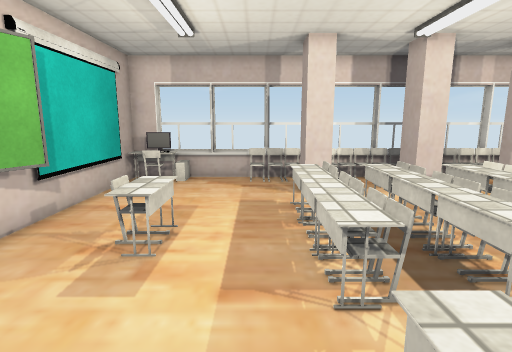
View 1 (above)

16 first-person views from a walk through a scene from a Unity 3-D project. The camera is 1.3 m above the floor, tilts 10° down and sees 80° across. The floor is counted in squares, 0.5 m on a side. Each view is taken from the middle of a square. On the plan, view 1 faces up. The plan holds only what a view shows up to about 20 squares ahead; the rest is blank. The player is left out. Door leaves are left out, so doorways stand open. Some surface patterns are stand-ins.

View 2
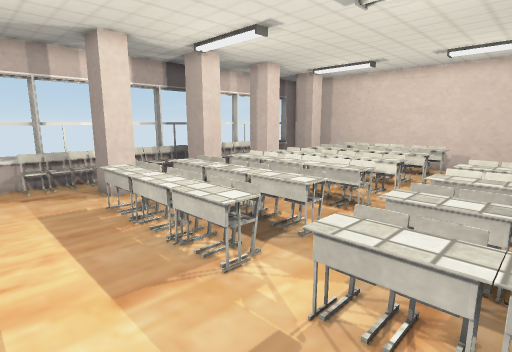

View 3
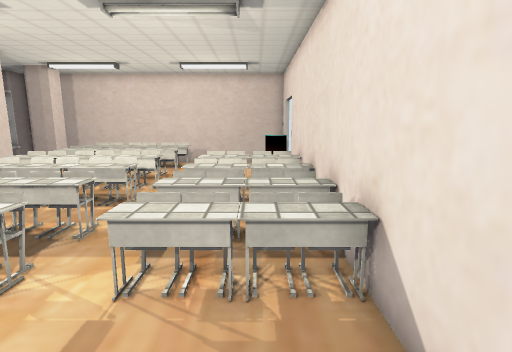

View 4
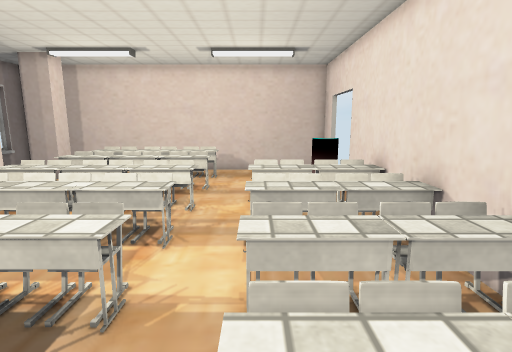

View 5
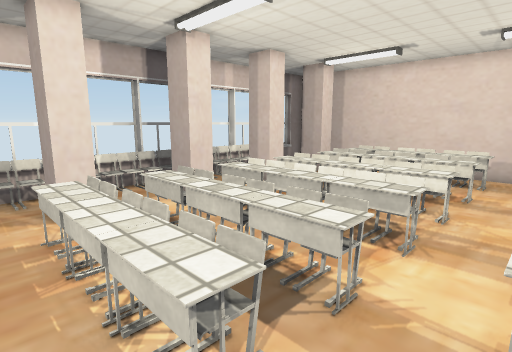

View 6
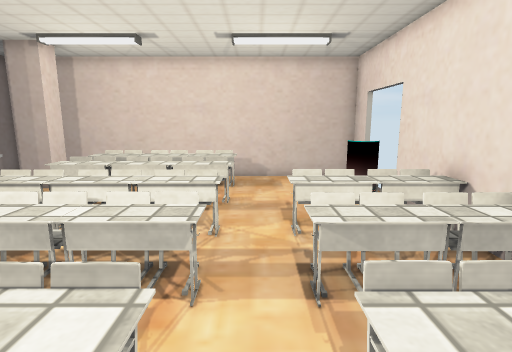

View 7
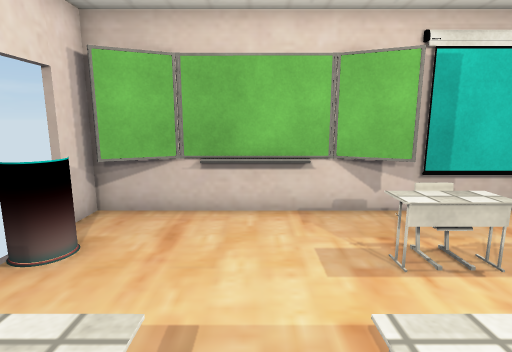

View 8
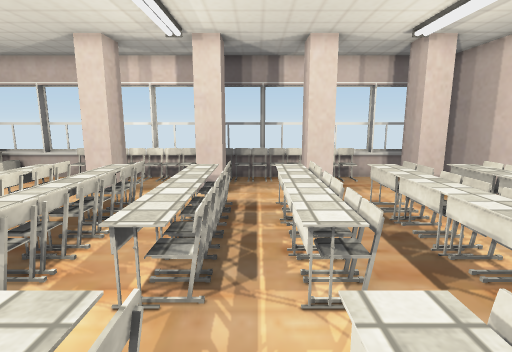

View 9
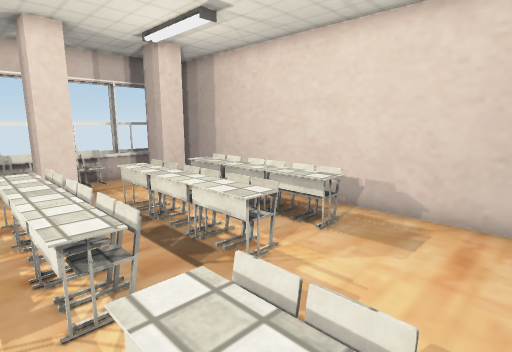

View 10
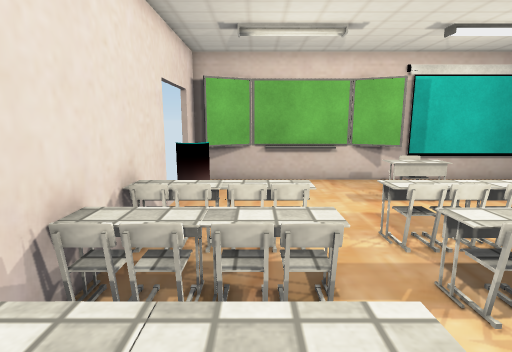

View 11
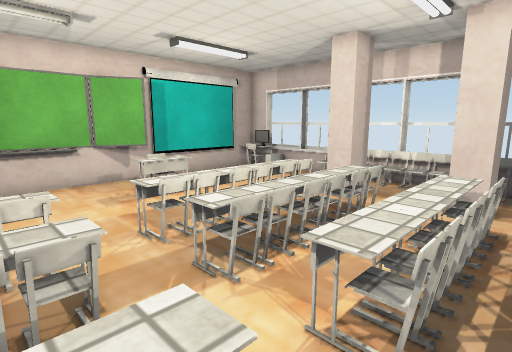

View 12
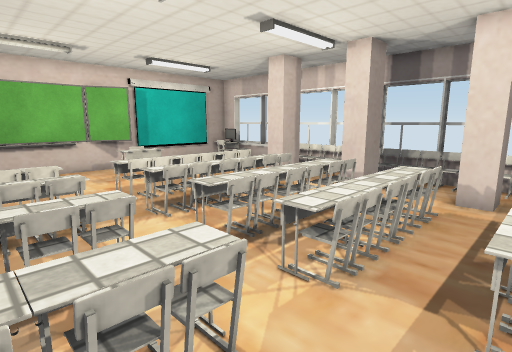

View 13
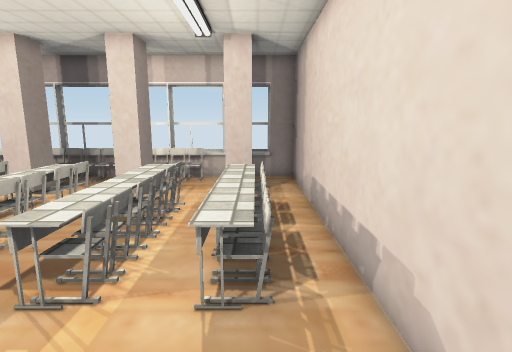

View 14
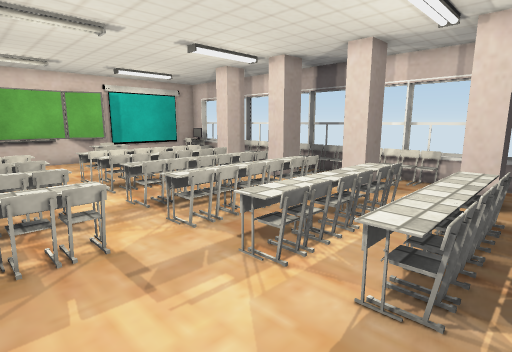

View 15
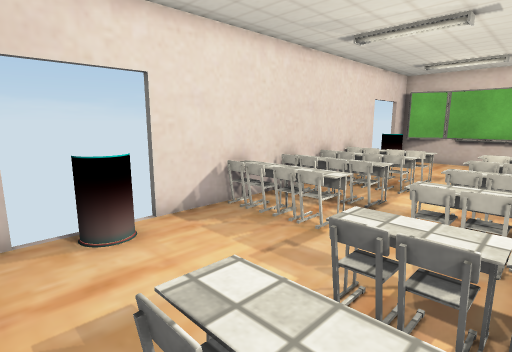

View 16
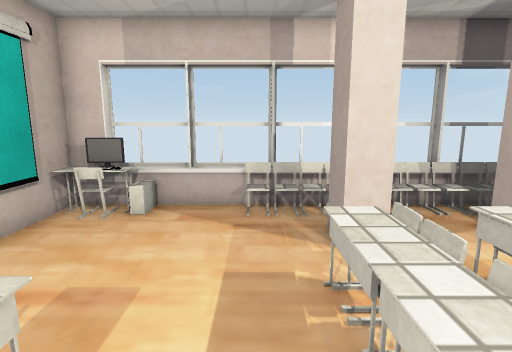

### Floor plan
Points are (right, up) in squares from view 1. A wall is a line through its corners. A room is listed if a view was taken in it or the views show most of it. See-through windows are left out.
Room 1 (views 1, 2, 3, 4, 5, 6, 7, 8, 9, 10, 11, 12, 13, 14, 15, 16)
walls: (6.8, 12.4) (6.8, 11) (5.8, 11) (5.8, 12.4); (2.8, 12.4) (2.8, 11) (1.8, 11) (1.8, 12.4); (10.8, 12.4) (10.8, 11) (9.9, 11) (9.9, 12.4); (3.2, 14.5) (1.8, 14.5); (7.3, 14.5) (5.6, 14.5); (3, 14.9) (-4.6, 14.9); (0.6, 14.5) (-3.2, 14.5); (9.9, 14.5) (8.9, 14.5); (-1.2, -1.7) (12.3, -1.7); (-5.8, 8.5) (-5.8, -1.7) (-4.4, -1.7); (14.9, 12.4) (14.9, 11) (13.9, 11) (13.9, 12.4); (-3.7, 14.5) (-5.8, 14.5) (-5.8, 12.5); (13.5, 14.9) (3.2, 14.9); (15.3, -1.7) (16.8, -1.7) (16.8, 14.5) (12.3, 14.5); (15.6, 14.9) (13.6, 14.9)
low walls: (4.8, 14.5) (4.3, 14.5)
ways out: open door at (13.5, -2); gap at (-2.5, -2)
objects: other object (-5, -1) to (-5, 0); other object (-5, 6) to (-5, 7); table (-5, 12); chair (-5, 13); chair (-3, 6) to (-3, 7); table (-2, 6) to (-2, 7); chair (0, 14); table (1, -1) to (1, 0); table (1, 1) to (1, 2); table (1, 4) to (1, 5); table (1, 6) to (1, 7); table (1, 8) to (2, 10); chair (1, 14); chair (2, -1); chair (2, 0); chair (2, 1); chair (2, 2); chair (2, 4); chair (2, 5); chair (2, 6); chair (2, 7); chair (2, 8); chair (2, 9); chair (2, 14); table (3, -1) to (3, 0); table (3, 1) to (3, 2); table (3, 4) to (3, 5); table (3, 6) to (3, 7); table (3, 8) to (4, 10); chair (4, -1) to (5, -1); chair (4, 0); chair (4, 1) to (5, 1); chair (4, 2); chair (4, 4); chair (4, 5); chair (4, 6); chair (4, 7); chair (4, 8); chair (4, 9); chair (4, 14); chair (5, 14); table (6, -1) to (6, 0); table (6, 1) to (6, 2); table (6, 4) to (6, 5); table (6, 6) to (6, 7); table (6, 8) to (7, 10); chair (7, -1); chair (7, 0); chair (7, 1); chair (7, 2); chair (7, 4); chair (7, 5); chair (7, 6); chair (7, 7); chair (7, 8); chair (7, 9); chair (7, 14); chair (8, 14); table (9, -1) to (9, 0); table (9, 1) to (9, 2); table (9, 4) to (9, 5); table (9, 6) to (9, 7); table (9, 8) to (9, 10); chair (9, 14); chair (10, -1); chair (10, 0); chair (10, 1); chair (10, 2); chair (10, 4); chair (10, 5); chair (10, 6); chair (10, 7); chair (10, 8); chair (10, 9); chair (10, 14); chair (11, 14); table (12, 4) to (12, 5); table (12, 6) to (12, 7); table (12, 8) to (12, 10); chair (12, 14); chair (13, 4); chair (13, 5); chair (13, 6); chair (13, 7); chair (13, 8); chair (13, 9); table (14, 4) to (14, 5); table (14, 6) to (14, 7); table (14, 8) to (15, 10); chair (15, 4); chair (15, 5); chair (15, 6); chair (15, 7); chair (15, 8); chair (15, 9)

Positions as (right, up) in squares from view 1, and headings:
1: (0, 0), facing up
2: (-2, 0), facing up-right
3: (-3, 0), facing right
4: (0, 2), facing right
5: (0, 2), facing up-right
6: (2, 3), facing right
7: (3, 3), facing left
8: (8, 0), facing up
9: (8, 0), facing up-right
10: (8, 1), facing left
11: (8, 1), facing up-left
12: (12, 0), facing up-left
13: (15, 0), facing up
14: (16, 0), facing up-left
15: (16, 6), facing down-left
16: (0, 5), facing up
